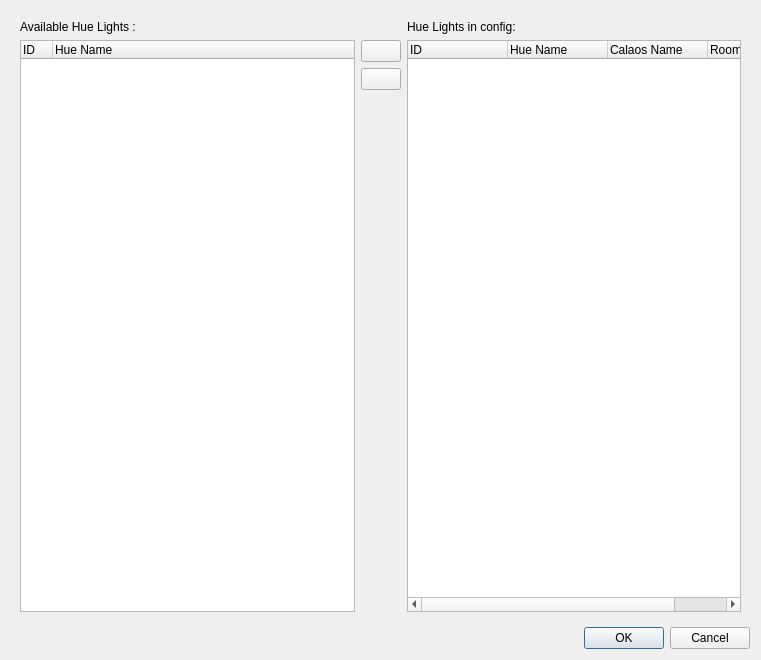
<?xml version="1.0" encoding="UTF-8"?>
<ui version="4.0">
 <class>WizardHue</class>
 <widget class="QDialog" name="WizardHue">
  <property name="geometry">
   <rect>
    <x>0</x>
    <y>0</y>
    <width>761</width>
    <height>660</height>
   </rect>
  </property>
  <property name="windowTitle">
   <string>Dialog</string>
  </property>
  <property name="styleSheet">
   <string notr="true"/>
  </property>
  <layout class="QVBoxLayout" name="verticalLayout">
   <item>
    <widget class="QStackedWidget" name="stackedWidget">
     <property name="currentIndex">
      <number>2</number>
     </property>
     <widget class="QWidget" name="bridgeDetectionPage">
      <layout class="QVBoxLayout" name="verticalLayout_2">
       <item>
        <widget class="QLabel" name="label_2">
         <property name="text">
          <string>Press the link button on the bridge.</string>
         </property>
        </widget>
       </item>
       <item>
        <widget class="QLabel" name="label">
         <property name="text">
          <string/>
         </property>
         <property name="pixmap">
          <pixmap resource="../../../data/resources.qrc">:/img/hue_find_bridge.png</pixmap>
         </property>
        </widget>
       </item>
      </layout>
     </widget>
     <widget class="QWidget" name="errorPage">
      <layout class="QVBoxLayout" name="verticalLayout_3">
       <item>
        <widget class="QLabel" name="label_3">
         <property name="font">
          <font>
           <pointsize>28</pointsize>
          </font>
         </property>
         <property name="autoFillBackground">
          <bool>false</bool>
         </property>
         <property name="text">
          <string>Bridge not detected !
Did you really press the link button on the bridge ?</string>
         </property>
         <property name="alignment">
          <set>Qt::AlignCenter</set>
         </property>
         <property name="wordWrap">
          <bool>true</bool>
         </property>
        </widget>
       </item>
      </layout>
     </widget>
     <widget class="QWidget" name="hueSelectionPage">
      <layout class="QHBoxLayout" name="horizontalLayout">
       <item>
        <layout class="QVBoxLayout" name="verticalLayout_5">
         <property name="leftMargin">
          <number>0</number>
         </property>
         <item>
          <widget class="QLabel" name="label_4">
           <property name="text">
            <string>Available Hue Lights :</string>
           </property>
          </widget>
         </item>
         <item>
          <widget class="QTreeWidget" name="treeAllHue">
           <property name="minimumSize">
            <size>
             <width>0</width>
             <height>0</height>
            </size>
           </property>
           <property name="iconSize">
            <size>
             <width>0</width>
             <height>0</height>
            </size>
           </property>
           <attribute name="headerVisible">
            <bool>true</bool>
           </attribute>
           <attribute name="headerCascadingSectionResizes">
            <bool>true</bool>
           </attribute>
           <attribute name="headerDefaultSectionSize">
            <number>32</number>
           </attribute>
           <attribute name="headerMinimumSectionSize">
            <number>32</number>
           </attribute>
           <column>
            <property name="text">
             <string>ID</string>
            </property>
           </column>
           <column>
            <property name="text">
             <string>Hue Name</string>
            </property>
           </column>
          </widget>
         </item>
        </layout>
       </item>
       <item>
        <layout class="QVBoxLayout" name="verticalLayout_4">
         <property name="leftMargin">
          <number>0</number>
         </property>
         <item>
          <widget class="QLabel" name="label_6">
           <property name="text">
            <string/>
           </property>
          </widget>
         </item>
         <item>
          <widget class="QPushButton" name="buttonAdd">
           <property name="text">
            <string/>
           </property>
           <property name="icon">
            <iconset resource="../../../data/resources.qrc">
             <normaloff>:/img/1rightarrow.png</normaloff>:/img/1rightarrow.png</iconset>
           </property>
          </widget>
         </item>
         <item>
          <widget class="QPushButton" name="buttonDel">
           <property name="text">
            <string/>
           </property>
           <property name="icon">
            <iconset resource="../../../data/resources.qrc">
             <normaloff>:/img/1leftarrow.png</normaloff>:/img/1leftarrow.png</iconset>
           </property>
          </widget>
         </item>
         <item>
          <spacer name="verticalSpacer">
           <property name="orientation">
            <enum>Qt::Vertical</enum>
           </property>
           <property name="sizeHint" stdset="0">
            <size>
             <width>20</width>
             <height>40</height>
            </size>
           </property>
          </spacer>
         </item>
        </layout>
       </item>
       <item>
        <layout class="QVBoxLayout" name="verticalLayout_6">
         <property name="leftMargin">
          <number>0</number>
         </property>
         <item>
          <widget class="QLabel" name="label_5">
           <property name="text">
            <string>Hue Lights in config:</string>
           </property>
          </widget>
         </item>
         <item>
          <widget class="QTreeWidget" name="treeSelectedHue">
           <property name="minimumSize">
            <size>
             <width>0</width>
             <height>0</height>
            </size>
           </property>
           <property name="editTriggers">
            <set>QAbstractItemView::NoEditTriggers</set>
           </property>
           <property name="iconSize">
            <size>
             <width>0</width>
             <height>0</height>
            </size>
           </property>
           <column>
            <property name="text">
             <string>ID</string>
            </property>
           </column>
           <column>
            <property name="text">
             <string>Hue Name</string>
            </property>
           </column>
           <column>
            <property name="text">
             <string>Calaos Name</string>
            </property>
           </column>
           <column>
            <property name="text">
             <string>Room</string>
            </property>
           </column>
          </widget>
         </item>
        </layout>
       </item>
      </layout>
     </widget>
    </widget>
   </item>
   <item>
    <widget class="QDialogButtonBox" name="buttonBox">
     <property name="orientation">
      <enum>Qt::Horizontal</enum>
     </property>
     <property name="standardButtons">
      <set>QDialogButtonBox::Cancel|QDialogButtonBox::Ok</set>
     </property>
    </widget>
   </item>
  </layout>
 </widget>
 <resources>
  <include location="../../../data/resources.qrc"/>
 </resources>
 <connections>
  <connection>
   <sender>buttonBox</sender>
   <signal>accepted()</signal>
   <receiver>WizardHue</receiver>
   <slot>accept()</slot>
   <hints>
    <hint type="sourcelabel">
     <x>257</x>
     <y>650</y>
    </hint>
    <hint type="destinationlabel">
     <x>157</x>
     <y>274</y>
    </hint>
   </hints>
  </connection>
  <connection>
   <sender>buttonBox</sender>
   <signal>rejected()</signal>
   <receiver>WizardHue</receiver>
   <slot>reject()</slot>
   <hints>
    <hint type="sourcelabel">
     <x>325</x>
     <y>650</y>
    </hint>
    <hint type="destinationlabel">
     <x>286</x>
     <y>274</y>
    </hint>
   </hints>
  </connection>
 </connections>
</ui>
